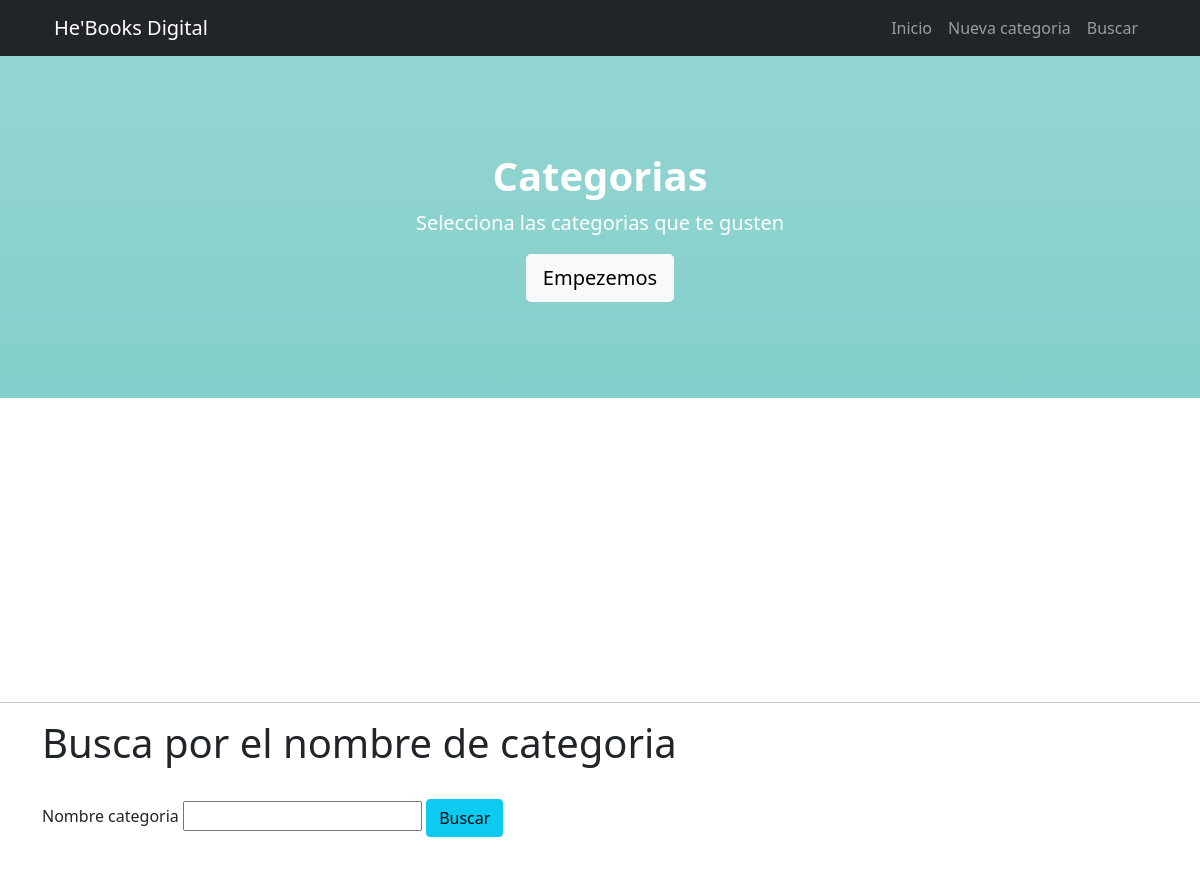
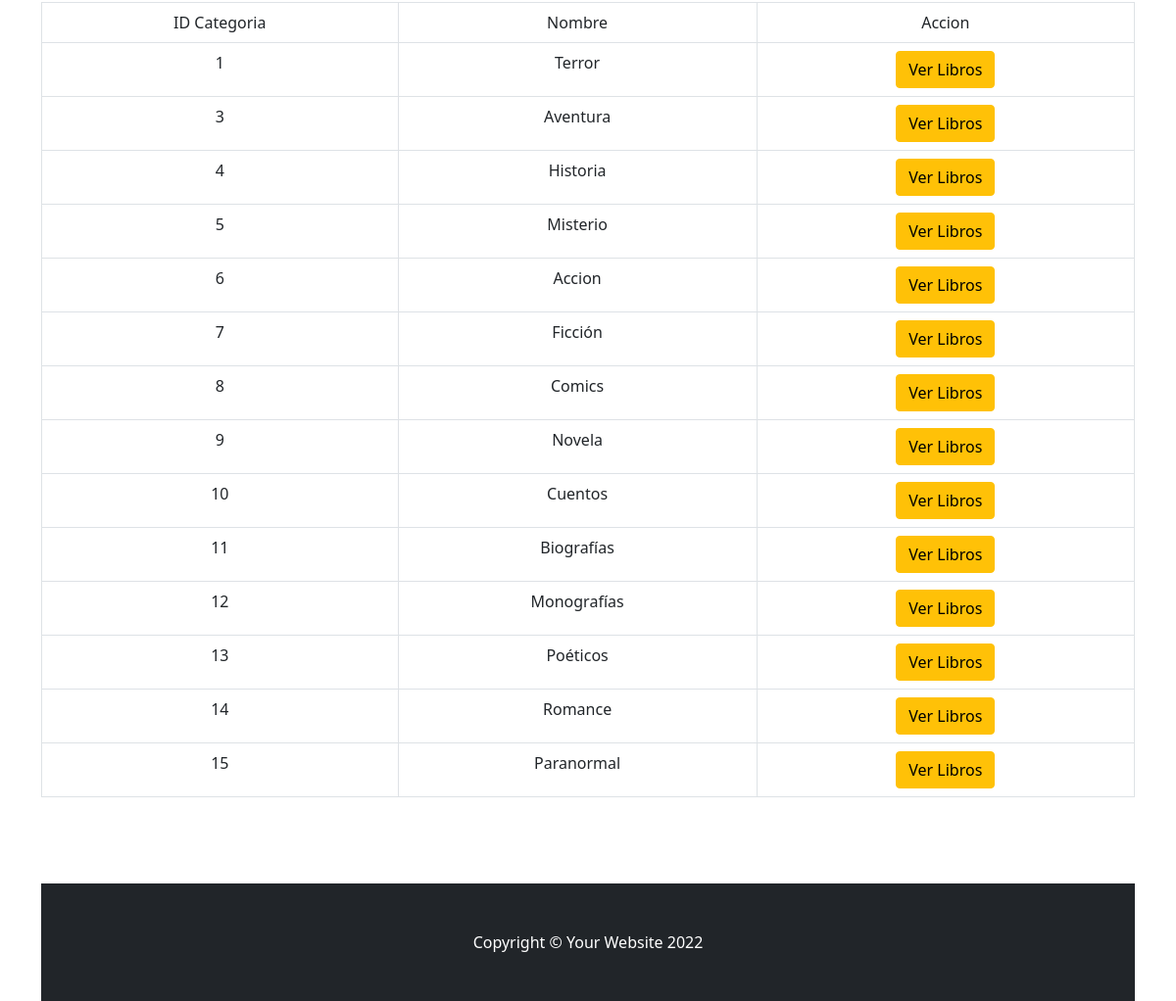
Page /categorias.php on the committed database (2 pictures, top to bottom).
### tables this page shows
CREATE TABLE `categorias` (
  `Id_categoria` int(11) NOT NULL,
  `Nombre_cat` varchar(50) NOT NULL
);

### bd/conexion_bd.php (called while the page is built)
<?PHP
class BD_PDO
{
	function Ejecutar_Instruccion($instruccion_sql)
	{
		$host = "localhost";
		$usr  = "root";
		$pwd  = "";
		$db   = "libreriabd";
		try {
				$conexion = new PDO("mysql:host=$host;dbname=$db;port='8080';",$usr,$pwd);
			}
		catch(PDOException $e)
			{
		      echo "Failed to get DB handle: " . $e->getMessage();
		      exit;
		    }
		 $query=$conexion->prepare($instruccion_sql);
		if(!$query)
		{
			return "Error al mostrar";
		}
		else
		{
			$query->execute();
			while ($result = $query->fetch())
			    {
			        $rows[] = $result;
			    }
		}
		return $rows;
	}
}
?>

### categorias.php (the view, shortened to what this page needs)
<!DOCTYPE html>
<html lang="en">
    <head>
        <link href="css/styles.css" rel="stylesheet" />
    </head>
    <body id="page-top">
<?php
require 'bd/conexion_bd.php';
 $obj = new BD_PDO();
         $registros = $obj->Ejecutar_Instruccion("select * from categorias where Nombre_cat like '%".$_POST['txtbuscar']."%'");
 ?>
        <nav class="navbar navbar-expand-lg navbar-dark bg-dark fixed-top" id="mainNav">
            <div class="container px-4">
                <a class="navbar-brand" href="#page-top">He'Books Digital</a>
                <div class="collapse navbar-collapse" id="navbarResponsive">
                    <ul class="navbar-nav ms-auto">
                        <li class="nav-item"><a class="nav-link" href="index.php">Inicio</a></li>
                        <li class="nav-item"><a class="nav-link" href="#Nueva">Nueva categoria</a></li>
                        <li class="nav-item"><a class="nav-link" href="#BuscarCat">Buscar</a></li>
                    </ul>
                </div>
            </div>
        </nav>
        <header class="bg- bg-gradient text-white" style="background-color: #84CFCB;">
            <div class="container px-4 text-center">
                <h1 class="fw-bolder">Categorias</h1>
                <p class="lead">Selecciona las categorias que te gusten</p>
                <a class="btn btn-lg btn-light" href="#Nueva">Empezemos</a>
            </div>
        </header><br><br><br><br><br><br>
<br><br>
<br><br><br><br><hr>
 <form action="categorias.php.#buscar" method="post" class="container" id="BuscarCat">
        <h1>Busca por el nombre de categoria</h1>
        <br>
        <label>Nombre categoria</label>
        <input type="text" name="txtbuscar" id="txtbuscar">
        <input type="submit" name="btnbuscar" id="btnbuscar" value="Buscar" class="btn btn-info">
        <br><br><br>
        <div class="table-responsive">
        <table class="table table-bordered table-ligth" style="border-radius: 20px;">
            <tr align="center">
                <td>ID Categoria</td>
                <td>Nombre</td>
                <td>Accion</td>
            </tr>
            <?php foreach ($registros as $renglon ) {  ?>
                <tr align="center">
                <td><?php echo $renglon['Id_categoria']; ?></td>
                <td><?php echo $renglon['Nombre_cat']; ?></td>
                <td><a class="btn btn-warning" href="VistaLibros.php">Ver Libros</a></td>
            </tr>
        <?php }?>
        </table>
        </form>
        <br><br><br>
            <footer class="py-5 bg-dark" id="fin">
                <div class="container px-4"><p class="m-0 text-center text-white">Copyright &copy; Your Website 2022</p></div>
            </footer>
    </body>
</html>

### rows in the picture
categorias: Id_categoria "1", Nombre_cat "Terror"
categorias: Id_categoria "3", Nombre_cat "Aventura"
categorias: Id_categoria "4", Nombre_cat "Historia"
categorias: Id_categoria "5", Nombre_cat "Misterio"
categorias: Id_categoria "6", Nombre_cat "Accion"
categorias: Id_categoria "7", Nombre_cat "Ficción"
categorias: Id_categoria "8", Nombre_cat "Comics"
categorias: Id_categoria "9", Nombre_cat "Novela"
categorias: Id_categoria "10", Nombre_cat "Cuentos"
categorias: Id_categoria "11", Nombre_cat "Biografías"
categorias: Id_categoria "12", Nombre_cat "Monografías"
categorias: Id_categoria "13", Nombre_cat "Poéticos"
categorias: Id_categoria "14", Nombre_cat "Romance"
categorias: Id_categoria "15", Nombre_cat "Paranormal"
